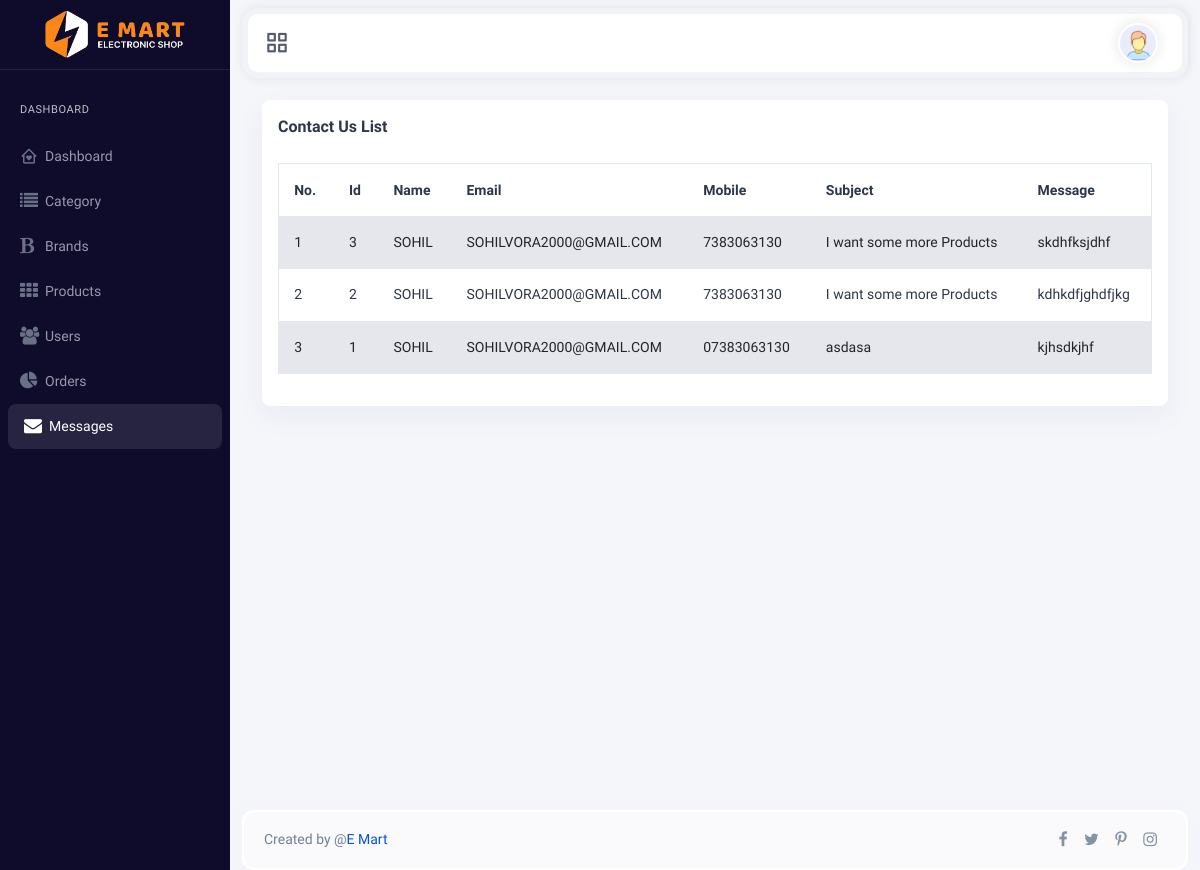
The app's page /admin/contactus.php (signed in), older data.
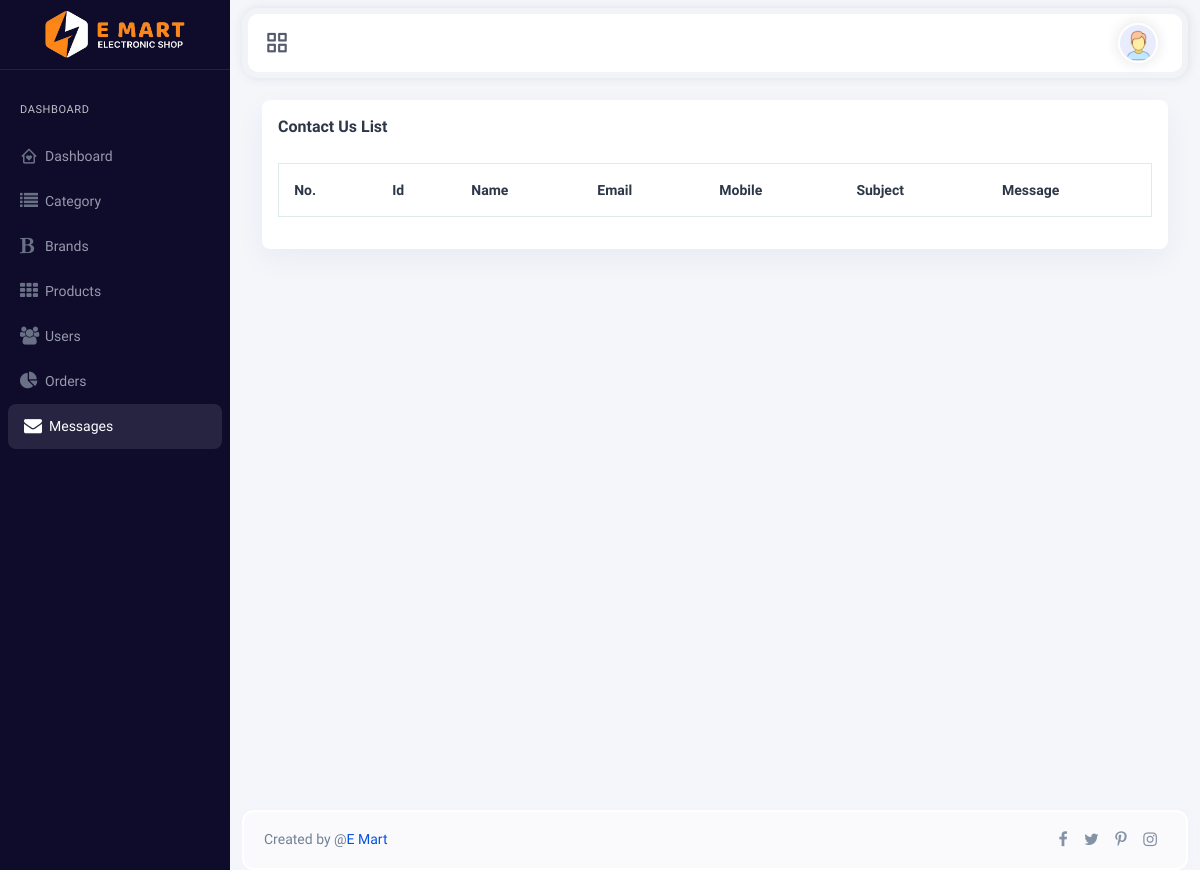
The same page, newer data.
### tables this page shows
CREATE TABLE `contactus` (
  `contact_id` int(11) NOT NULL,
  `contact_name` varchar(255) NOT NULL,
  `contact_email` varchar(255) NOT NULL,
  `contact_mobile` varchar(12) NOT NULL,
  `contact_subject` varchar(255) NOT NULL,
  `contact_message` text NOT NULL
);

### src/Db/Db.php (called while the page is built, shortened)
<?php
class Db
{
    private $host = 'localhost';
    private $username = 'root';
    private $password = '';
    private $database = 'e-mart';
    protected function connect()
    {
        $con = new mysqli($this->host, $this->username, $this->password, $this->database);
        return $con;
    }
}

### src/Class/Crud.php (called while the page is built, shortened)
<?php
class Crud extends Db
{
    public function getData($table, $field = '', $condition = '', $order_by_field = '', $order_by_type = '', $limit = '')
    {
        $sql = "SELECT $field FROM $table";
        if ($order_by_field != '') {
            $sql .= " ORDER BY $order_by_field $order_by_type";
        }
        $result = $this->connect()->query($sql);
        if ($result->num_rows > 0) {
            $arr = array();
            while ($row = $result->fetch_assoc()) {
                $arr[] = $row;
            }
            return $arr;
        } else {
            return 0;
        }
    }
}

### admin/contactus.php (the view, shortened to what this page needs)
<?php
require_once "includes/header.php";
$crud_obj = new Crud;
?>
<div class="main-panel">
    <div class="content-wrapper">
        <div class="container-fluid">
            <div class="row">
                <div class="col-12 box-margin">
                    <div class="card">
                        <div class="card-body">
                            <h2 class="card-title">Contact Us List</h2>
                            <table id="datatable-buttons" class="table table-striped dt-responsive nowrap w-100">
                                <thead>
                                    <tr>
                                        <th>No.</th>
                                        <th>Id</th>
                                        <th>Name</th>
                                        <th>Email</th>
                                        <th>Mobile</th>
                                        <th>Subject</th>
                                        <th>Message</th>
                                    </tr>
                                </thead>
                                <tbody>
                                    <?php
                                    $row = $crud_obj->getData('contactus', '*', '', 'contact_id', 'DESC');
                                    $i = 1;
                                    if ($row) {
                                        foreach ($row as $value) {
                                    ?>
                                            <td><?= $i ?></td>
                                            <td><?= $value['contact_id'] ?></td>
                                            <td><?= $value['contact_name'] ?></td>
                                            <td><?= $value['contact_email'] ?></td>
                                            <td><?= $value['contact_mobile'] ?></td>
                                            <td><?= $value['contact_subject'] ?></td>
                                            <td><?= $value['contact_message'] ?></td>
                                    <?php
                                            $i++;
                                        }
                                    }
                                    ?>
                                </tbody>
                            </table>
                        </div>
                    </div>
                </div>
            </div>
        </div>
    </div>
</div>
<?php
require_once "includes/footer.php";
?>

Row changes from the older to the newer data that the page shows:
removed contactus: contact_id "3", contact_name "SOHIL", contact_email "SOHILVORA2000@GMAIL.COM", contact_mobile "7383063130", contact_subject "I want some more Products", contact_message "skdhfksjdhf"
removed contactus: contact_id "2", contact_name "SOHIL", contact_email "SOHILVORA2000@GMAIL.COM", contact_mobile "7383063130", contact_subject "I want some more Products", contact_message "kdhkdfjghdfjkg"
removed contactus: contact_id "1", contact_name "SOHIL", contact_email "SOHILVORA2000@GMAIL.COM", contact_mobile "07383063130", contact_subject "asdasa", contact_message "kjhsdkjhf"
